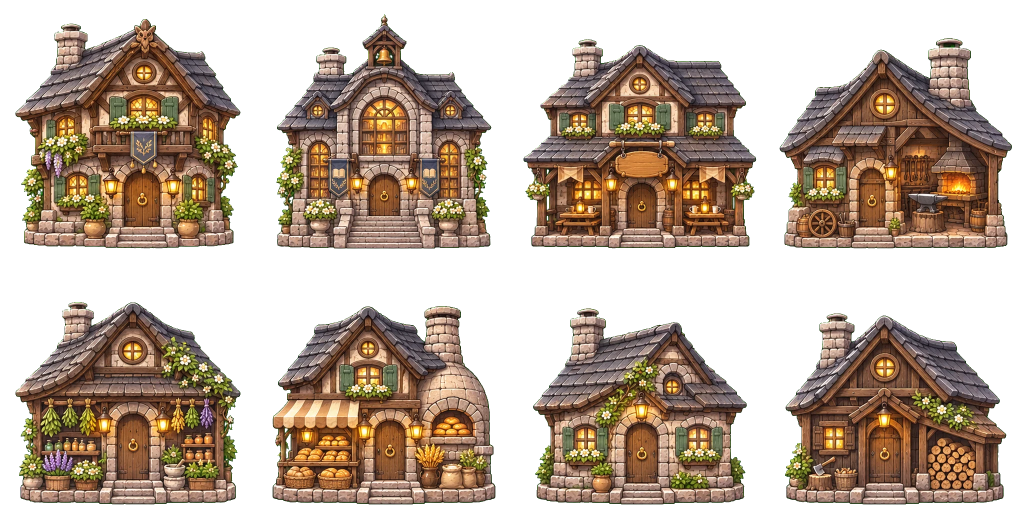
#> input picture design/wilds/luen-buildings-keyed.webp, 2048 x 1024 px (shown at 1/2 size)
$ python cut-luen.py
#> lines starting #> are read from the running program, lines starting #| are printed output that depends on the picture
"""루엔 마을 시트(바탕을 지운 칸 512)를 게임 낱장 512 그림으로 자른다.
건물 4 × 2 → story/places/luen-*.webp · 인물 3 × 2 → story/people/ · 초상 3 × 2 → story/portraits/
python3 design/wilds/cut-luen.py"""
from PIL import Image
import os
HERE = os.path.dirname(__file__)
ART = os.path.join(HERE, '..', '..', 'public', 'assets', 'game', 'rpg', 'story')
BUILD = ['luen-elder', 'luen-library', 'luen-inn', 'luen-smith', 'luen-herb', 'luen-bakery', 'luen-cottage-a', 'luen-cottage-b']
PEOPLE = ['luen-elder', 'luen-innkeeper', 'luen-smith', 'luen-herbalist', 'luen-librarian']
CELL = 512

def cut(sheet, cols, names, folder, box, foot):
#> called with sheet = 'luen-buildings-keyed.webp', cols = 4, folder = 'places', box = (472, 446), foot = 496
    im = Image.open(os.path.join(HERE, sheet)).convert('RGBA')
#> im is the input picture: PIL image 2048x1024 RGBA; mean R, G, B, A 73.3, 169.8, 43.2, 138.7
    for i, n in enumerate(names):
        c = im.crop(((i % cols) * CELL, (i // cols) * CELL, (i % cols + 1) * CELL, (i // cols + 1) * CELL))
        body = c.crop(c.split()[3].point(lambda v: 255 if v > 40 else 0).getbbox())
        k = min(1, box[0] / body.width, box[1] / body.height)   # 칸을 넘으면 줄인다
        if k < 1: body = body.resize((round(body.width * k), round(body.height * k)), Image.LANCZOS)
        out = Image.new('RGBA', (CELL, CELL))
        out.alpha_composite(body, ((CELL - body.width) // 2, foot - body.height))
        out.save(os.path.join(ART, folder, n + '.webp'), quality=90)
        print(folder, n, body.size)

cut('luen-buildings-keyed.webp', 4, BUILD, 'places', (472, 446), 496)
cut('luen-people-keyed.webp', 3, PEOPLE, 'people', (470, 472), 496)
#> call 2 of cut, with sheet = 'luen-people-keyed.webp', cols = 3, folder = 'people', box = (470, 472), foot = 496
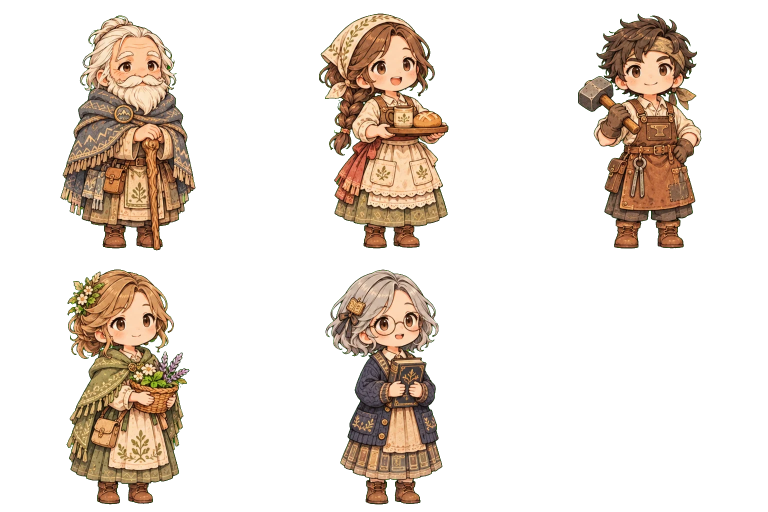
#> input picture design/wilds/luen-people-keyed.webp, 1536 x 1024 px (shown at 1/2 size)
#> in cut, im is the input picture: PIL image 1536x1024 RGBA; mean R, G, B, A 41.4, 218.7, 23.6, 63.8
#> after the loop in cut (call 2), `for i, n in enumerate(names):`:
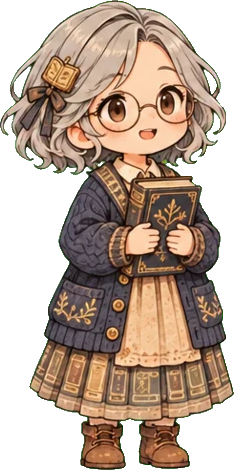
#> body: PIL image 234x470 RGBA; mean R, G, B, A 99.7, 160.9, 65.2, 165.3; transparent parts drawn white
#> after the loop in cut (call 2), `for i, n in enumerate(names):`:
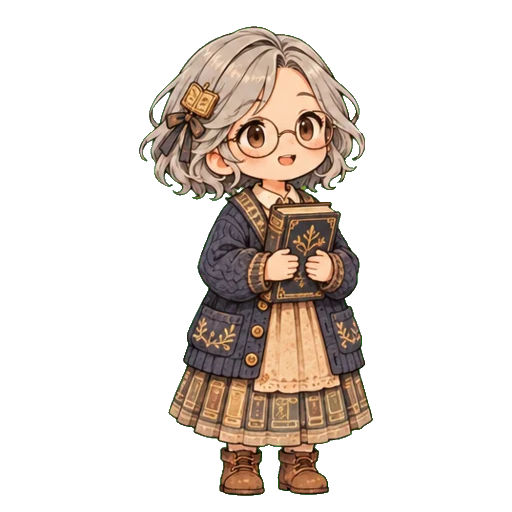
#> out: PIL image 512x512 RGBA; mean R, G, B, A 41.6, 33.3, 27, 69.4; transparent parts drawn white
cut('luen-portraits-keyed.webp', 3, PEOPLE, 'portraits', (512, 503), 512)
#> call 3 of cut, with sheet = 'luen-portraits-keyed.webp', cols = 3, folder = 'portraits', box = (512, 503), foot = 512
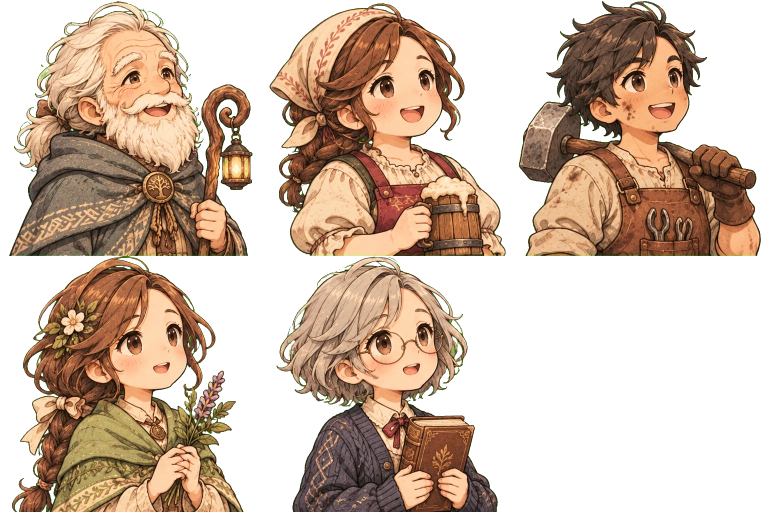
#> input picture design/wilds/luen-portraits-keyed.webp, 1536 x 1024 px (shown at 1/2 size)
#> in cut, im is the input picture: PIL image 1536x1024 RGBA; mean R, G, B, A 86, 183.3, 48.4, 131.9
#> the loop in cut (call 3), `for i, n in enumerate(names):` made 5 passes
#> pass 1, in cut (call 3), `out.save(os.path.join(ART, folder, n + '.webp'), quality=90)`:
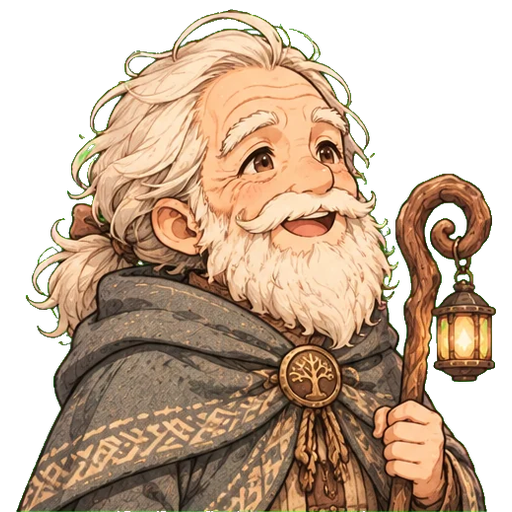
#> saved as luen-elder.webp: PIL image 512x512 RGBA; mean R, G, B, A 110.1, 87.9, 65.8, 164.3; transparent parts drawn white
#> after the loop in cut (call 3), `for i, n in enumerate(names):`:
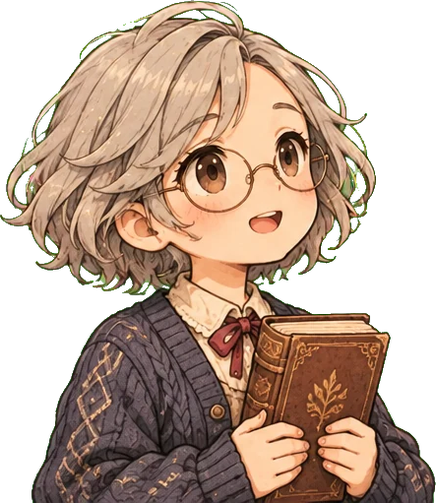
#> body: PIL image 436x503 RGBA; mean R, G, B, A 104.7, 82.5, 65.6, 165.9; transparent parts drawn white
#> after the loop in cut (call 3), `for i, n in enumerate(names):`:
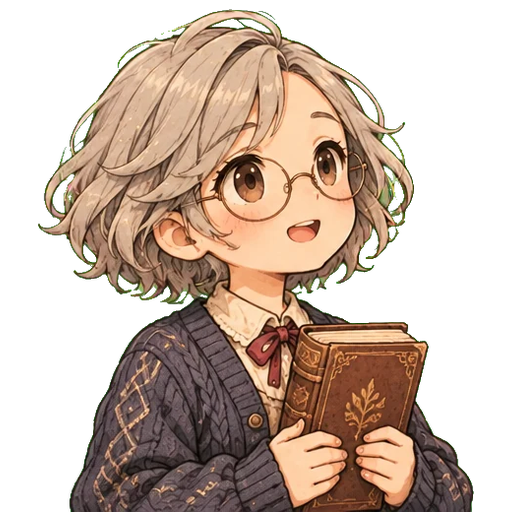
#> out: PIL image 512x512 RGBA; mean R, G, B, A 87.6, 69, 54.9, 138.8; transparent parts drawn white
